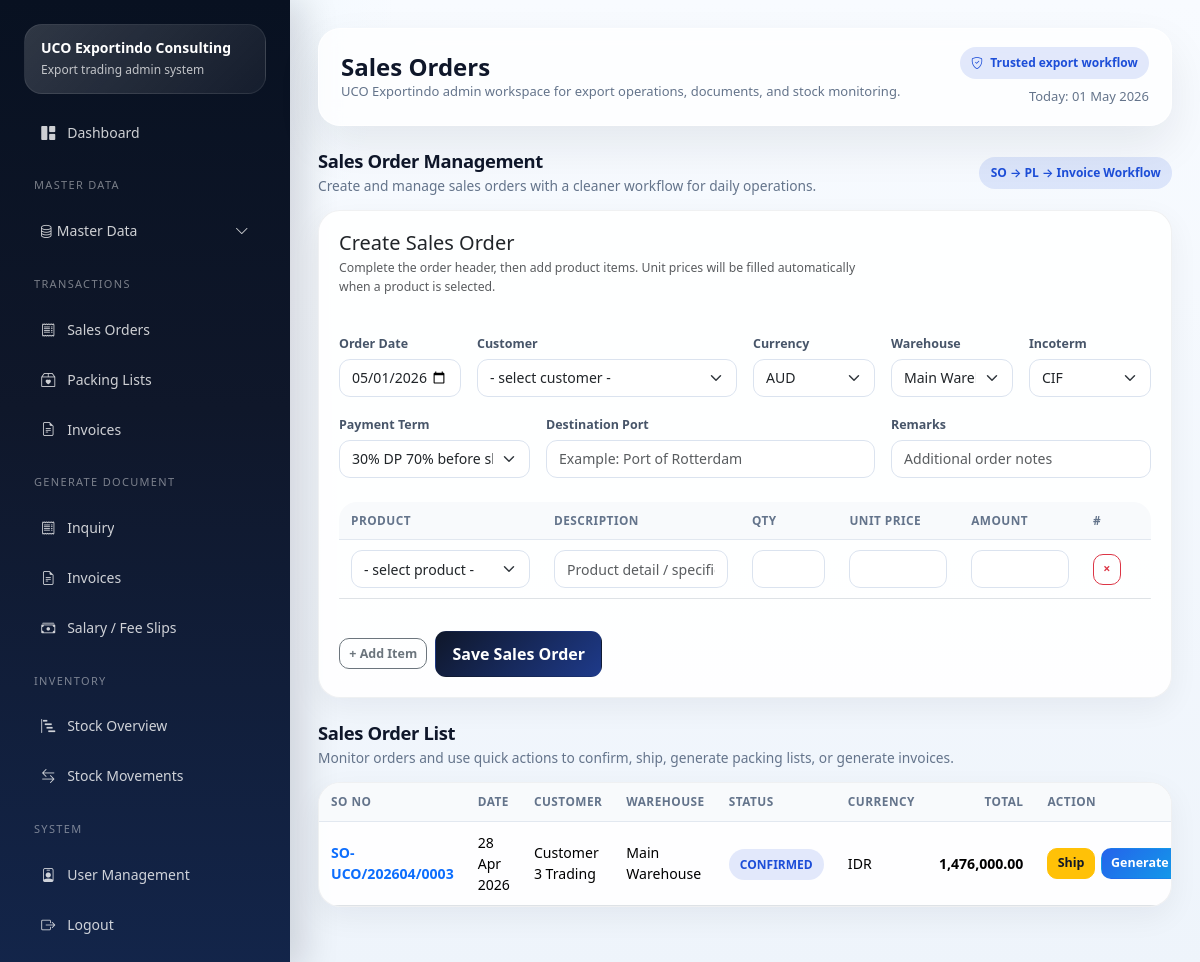
The page /index.php/transactions/sales_orders (signed in) on the database its author committed.
### tables this page shows
CREATE TABLE IF NOT EXISTS `sales_orders` (
  `id` int NOT NULL AUTO_INCREMENT,
  `so_no` varchar(50) NOT NULL,
  `order_date` date NOT NULL,
  `customer_id` int NOT NULL,
  `currency_id` int DEFAULT NULL,
  `incoterm_id` int DEFAULT NULL,
  `payment_term_id` int DEFAULT NULL,
  `warehouse_id` int DEFAULT NULL,
  `destination_port` varchar(150) DEFAULT NULL,
  `remarks` text,
  `created_by` int DEFAULT NULL,
  `total_amount` decimal(18,2) NOT NULL DEFAULT '0.00',
  `status` enum('DRAFT','CONFIRMED','SHIPPED') NOT NULL DEFAULT 'DRAFT',
  `created_at` timestamp NULL DEFAULT CURRENT_TIMESTAMP,
  PRIMARY KEY (`id`),
  UNIQUE KEY `so_no` (`so_no`),
  KEY `fk_so_customer` (`customer_id`),
  KEY `fk_so_currency` (`currency_id`),
  KEY `fk_so_incoterm` (`incoterm_id`),
  KEY `fk_so_payment_term` (`payment_term_id`),
  KEY `fk_so_warehouse` (`warehouse_id`),
  KEY `fk_so_user` (`created_by`),
  CONSTRAINT `fk_so_currency` FOREIGN KEY (`currency_id`) REFERENCES `currencies` (`id`) ON DELETE SET NULL,
  CONSTRAINT `fk_so_customer` FOREIGN KEY (`customer_id`) REFERENCES `customers` (`id`),
  CONSTRAINT `fk_so_incoterm` FOREIGN KEY (`incoterm_id`) REFERENCES `incoterms` (`id`) ON DELETE SET NULL,
  CONSTRAINT `fk_so_payment_term` FOREIGN KEY (`payment_term_id`) REFERENCES `payment_terms` (`id`) ON DELETE SET NULL,
  CONSTRAINT `fk_so_user` FOREIGN KEY (`created_by`) REFERENCES `users` (`id`) ON DELETE SET NULL,
  CONSTRAINT `fk_so_warehouse` FOREIGN KEY (`warehouse_id`) REFERENCES `warehouses` (`id`) ON DELETE SET NULL
);

CREATE TABLE IF NOT EXISTS `customers` (
  `id` int NOT NULL AUTO_INCREMENT,
  `customer_code` varchar(50) DEFAULT NULL,
  `company_name` varchar(150) NOT NULL,
  `pic_name` varchar(100) DEFAULT NULL,
  `email` varchar(100) DEFAULT NULL,
  `phone` varchar(50) DEFAULT NULL,
  `address` text,
  `country` varchar(100) DEFAULT NULL,
  `is_active` tinyint(1) NOT NULL DEFAULT '1',
  PRIMARY KEY (`id`)
);

CREATE TABLE IF NOT EXISTS `warehouses` (
  `id` int NOT NULL AUTO_INCREMENT,
  `code` varchar(30) NOT NULL,
  `warehouse_name` varchar(100) NOT NULL,
  `location` text,
  `is_active` tinyint(1) NOT NULL DEFAULT '1',
  PRIMARY KEY (`id`)
);

CREATE TABLE IF NOT EXISTS `currencies` (
  `id` int NOT NULL AUTO_INCREMENT,
  `currency_code` varchar(10) NOT NULL,
  `currency_name` varchar(50) NOT NULL,
  PRIMARY KEY (`id`)
);

### application/core/MY_Controller.php (called while the page is built, shortened)
<?php
class MY_Controller extends CI_Controller
{
    protected $user;
    public function __construct()
    {
        $this->user = $this->session->userdata('user');
    }
    protected function render($view, $data = [], $layout = 'admin')
    {
        $data['current_user'] = $this->user;
        $this->load->view('templates/admin_header', $data);
        $this->load->view($view, $data);
        $this->load->view('templates/admin_footer', $data);
    }
}

### application/controllers/Transactions.php (called while the page is built, shortened)
<?php
class Transactions extends MY_Controller
{
    public function sales_orders()
    {
        $data = $this->so->reference_data();
        $data['page_title'] = 'Sales Orders';
        $data['rows'] = $this->so->rows();
        $this->render('admin/transactions/sales_orders', $data);
    }
}

### index.php (called while the page is built, shortened)
<?php
require BASEPATH . 'core/CodeIgniter.php';

### application/models/Sales_order_model.php (called while the page is built, shortened)
<?php
class Sales_order_model extends CI_Model
{
    public function reference_data()
    {
        return [
            'customers' => $this->db->order_by('company_name','ASC')->get_where('customers', ['is_active' => 1])->result_array(),
            'currencies' => $this->db->order_by('currency_code','ASC')->get('currencies')->result_array(),
            'incoterms' => $this->db->order_by('incoterm_code','ASC')->get('incoterms')->result_array(),
            'payment_terms' => $this->db->order_by('term_name','ASC')->get('payment_terms')->result_array(),
            'products' => $this->db->query("SELECT p.*, u.uom_name FROM products p LEFT JOIN uoms u ON u.id=p.uom_id WHERE p.is_active=1 ORDER BY p.product_name ASC")->result_array(),
            'warehouses' => $this->db->order_by('warehouse_name','ASC')->get_where('warehouses', ['is_active' => 1])->result_array(),
        ];
    }
    public function rows()
    {
        return $this->db->query("SELECT so.*, c.company_name, cur.currency_code, w.warehouse_name FROM sales_orders so LEFT JOIN customers c ON c.id=so.customer_id LEFT JOIN currencies cur ON cur.id=so.currency_id LEFT JOIN warehouses w ON w.id=so.warehouse_id ORDER BY so.id DESC")->result_array();
    }
}

### application/helpers/uco_helper.php (called while the page is built, shortened)
<?php
function e($str)
{
    return htmlspecialchars((string)$str, ENT_QUOTES, 'UTF-8');
}
function format_date_id($date)
{
    return date('d M Y', strtotime($date));
}
function format_money($amount, $decimals = 2)
{
    return number_format((float)$amount, $decimals, '.', ',');
}

### application/views/admin/transactions/sales_orders.php (the view, shortened to what this page needs)
<div class="section-block">
    <div class="section-head">
        <div>
            <h3>Sales Order Management</h3>
            <p>Create and manage sales orders with a cleaner workflow for daily operations.</p>
        </div>
        <div class="badge-soft badge-soft-primary">SO → PL → Invoice Workflow</div>
    </div>
    <div class="card shadow-sm mb-4">
        <div class="card-body">
            <div class="row g-4 align-items-start">
                <div class="col-lg-8">
                    <h5 class="mb-1">Create Sales Order</h5>
                    <div class="text-muted small mb-3">
                        Complete the order header, then add product items. Unit prices will be filled automatically when a product is selected.
                    </div>
                </div>
            </div>
            <form method="post">
                <div class="row g-3 mt-1">
                    <div class="col-md-2">
                        <label class="form-label">Order Date</label>
                        <input type="date" name="order_date" class="form-control" value="<?= date('Y-m-d'); ?>">
                    </div>
                    <div class="col-md-4">
                        <label class="form-label">Customer</label>
                        <select name="customer_id" class="form-select" required>
                            <option value="">- select customer -</option>
                        </select>
                    </div>
                    <div class="col-md-2">
                        <label class="form-label">Currency</label>
                        <select name="currency_id" class="form-select" required>
                            <?php foreach ($currencies as $c): ?>
                                <option value="<?= e($c['id']); ?>"><?= e($c['currency_code']); ?></option>
                            <?php endforeach; ?>
                        </select>
                    </div>
                    <div class="col-md-2">
                        <label class="form-label">Warehouse</label>
                        <select name="warehouse_id" class="form-select" required>
                            <?php foreach ($warehouses as $w): ?>
                                <option value="<?= e($w['id']); ?>"><?= e($w['warehouse_name']); ?></option>
                            <?php endforeach; ?>
                        </select>
                    </div>
                    <div class="col-md-2">
                        <label class="form-label">Incoterm</label>
                        <select name="incoterm_id" class="form-select">
                            <?php foreach ($incoterms as $i): ?>
                                <option value="<?= e($i['id']); ?>"><?= e($i['incoterm_code']); ?></option>
                            <?php endforeach; ?>
                        </select>
                    </div>
                    <div class="col-md-3">
                        <label class="form-label">Payment Term</label>
                        <select name="payment_term_id" class="form-select">
                            <?php foreach ($payment_terms as $p): ?>
                                <option value="<?= e($p['id']); ?>"><?= e($p['term_name']); ?></option>
                            <?php endforeach; ?>
                        </select>
                    </div>
                    <div class="col-md-5">
                        <label class="form-label">Destination Port</label>
                        <input type="text" name="destination_port" class="form-control" placeholder="Example: Port of Rotterdam">
                    </div>
                    <div class="col-md-4">
                        <label class="form-label">Remarks</label>
                        <input type="text" name="remarks" class="form-control" placeholder="Additional order notes">
                    </div>
                </div>
                <div class="table-responsive mt-4">
                    <table class="table table-sm align-middle" id="items-table">
                        <thead>
                            <tr>
                                <th width="25%">Product</th>
                                <th>Description</th>
                                <th width="12%">Qty</th>
                                <th width="15%">Unit Price</th>
                                <th width="15%">Amount</th>
                                <th width="70">#</th>
                            </tr>
                        </thead>
                        <tbody>
                            <tr>
                                <td>
                                    <select name="product_id[]" class="form-select product-select" required>
                                        <option value="">- select product -</option>
                                    </select>
                                </td>
                                <td>
                                    <input type="text" name="description[]" class="form-control" placeholder="Product detail / specification">
                                </td>
                                <td>
                                    <input type="number" step="0.01" name="qty[]" class="form-control qty">
                                </td>
                                <td>
                                    <input type="number" step="0.01" name="unit_price[]" class="form-control price">
                                </td>
                                <td>
                                    <input type="text" class="form-control amount" readonly>
                                </td>
                                <td>
                                    <button type="button" class="btn btn-sm btn-outline-danger remove-row">×</button>
                                </td>
                            </tr>
                        </tbody>
                    </table>
                </div>
                <div class="d-flex flex-wrap gap-2 align-items-center mt-3">
                    <button type="button" class="btn btn-outline-secondary btn-sm" id="add-row">+ Add Item</button>
                    <button class="btn btn-dark">Save Sales Order</button>
                </div>
            </form>
        </div>
    </div>
</div>
<div class="section-block">
    <div class="section-head">
        <div>
            <h3>Sales Order List</h3>
            <p>Monitor orders and use quick actions to confirm, ship, generate packing lists, or generate invoices.</p>
        </div>
    </div>
    <div class="card shadow-sm">
        <div class="card-body p-0">
            <div class="table-responsive">
                <table class="table table-sm mb-0">
                    <thead>
                        <tr>
                            <th>SO No</th>
                            <th>Date</th>
                            <th>Customer</th>
                            <th>Warehouse</th>
                            <th>Status</th>
                            <th>Currency</th>
                            <th class="text-end">Total</th>
                            <th class="action-cell">Action</th>
                        </tr>
                    </thead>
                    <tbody>
                        <?php if (!$rows): ?>
                            <tr>
                                <td colspan="8" class="empty-state">No sales orders available yet.</td>
                            </tr>
                            <?php else: foreach ($rows as $row): ?>
                                <?php $status_class = $row['status'] === 'SHIPPED' ? 'success' : ($row['status'] === 'CONFIRMED' ? 'primary' : 'secondary'); ?>
                                <tr>
                                    <td>
                                        <a href="#" class="view-so fw-semibold" data-id="<?= e($row['id']); ?>">
                                            <?= e($row['so_no']); ?>
                                        </a>
                                    </td>
                                    <td><?= format_date_id($row['order_date']); ?></td>
                                    <td><?= e($row['company_name']); ?></td>
                                    <td><?= e($row['warehouse_name']); ?></td>
                                    <td>
                                        <span class="badge-soft badge-soft-<?= $status_class; ?>"><?= e($row['status']); ?></span>
                                    </td>
                                    <td><?= e($row['currency_code']); ?></td>
                                    <td class="text-end fw-semibold"><?= format_money($row['total_amount']); ?></td>
                                    <td>
                                        <div class="table-action-group">
                                            <?php if ($row['status'] !== 'SHIPPED'): ?>
                                                <a href="<?= site_url('transactions/sales-orders?ship=' . $row['id']); ?>" class="btn btn-sm btn-warning" onclick="return confirm('Ship this sales order and deduct warehouse stock?')">Ship</a>
                                            <?php endif; ?>
                                            <a href="<?= site_url('transactions/sales-orders?generate_pl=' . $row['id']); ?>" class="btn btn-sm btn-primary">Generate PL</a>
                                        </div>
                                    </td>
                                </tr>
                        <?php endforeach;
                        endif; ?>
                    </tbody>
                </table>
            </div>
        </div>
    </div>
</div>

### rows shown on the page
sales_orders: so_no "SO-UCO/202604/0003", order_date "28 Apr 2026", customer.company_name "Customer 3 Trading", warehouse.warehouse_name "Main Warehouse", status "CONFIRMED", currency.currency_code "IDR", total_amount "1,476,000.00"

### other values the page prints
$page_title "Sales Orders"
form field currency_id "AUD"
form field warehouse_id "Main Warehouse"
form field incoterm_id "CIF"
form field payment_term_id "30% DP 70% before shipment"
